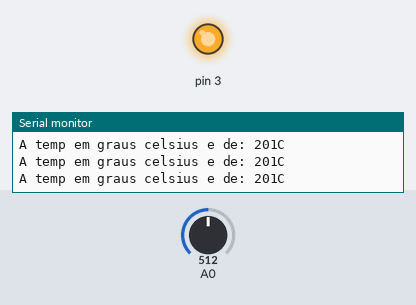
The sketch below on a simulated Arduino Uno, built with avr-gcc and run on an emulated ATmega328P. On the bench: output pins drawn as LEDs (lit = HIGH), the last lines printed to the serial monitor. The inputs (shaded band) are chosen by the test bench; at power-on: A0 = 512.

Above: at 1.2 s.
1.3 s: A0 set to 157
2.8 s: A0 set to 136
At 3.8 s:
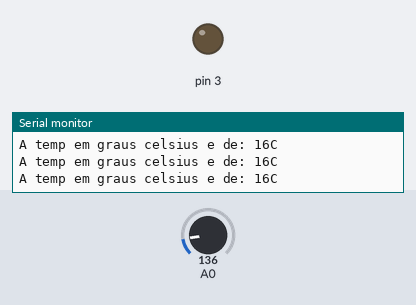
4.3 s: A0 set to 306
At 5.2 s:
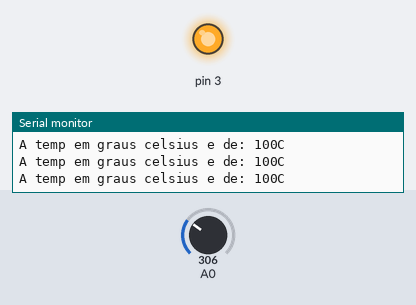
5.8 s: A0 set to 122
At 6.7 s:
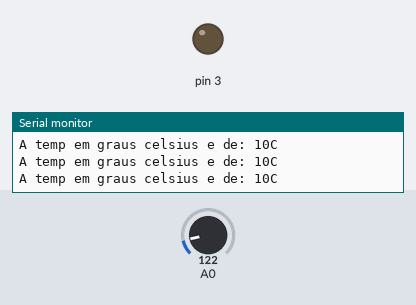
Timing chart, 0 to 8.3 s (numbered marks = the images above; inputs shaded):
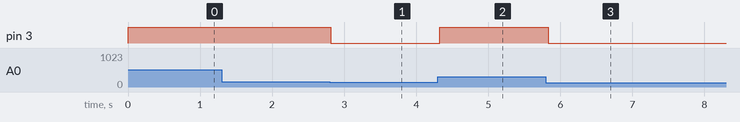

The sketch:

codigo.ino
```cpp
int celsius = 0;
int sensor = 0;


void setup()
{
  pinMode(A0, INPUT);
  pinMode(3, OUTPUT);
  Serial.begin(9600);
}

void loop()
{

sensor = analogRead(A0);

 celsius = map((( sensor - 20) * 3.04), 0, 1023, -40, 125);


  if(celsius > 20)
  {
  digitalWrite(3,HIGH);
  }else
  {
   digitalWrite(3,LOW);
  }


  Serial.print("A temp em graus celsius e de: ");
  Serial.print(celsius);
  Serial.print("C");
  Serial.println("");
  delay(100);

}
```

Measured:
- the behaviour switches between 145 and 144 on A0 (found by bisection; images 0 and 1)
- after the input at 2.8 s, pin 3: HIGH → LOW at once
- after the input at 4.3 s, pin 3: LOW → HIGH at once
- after the input at 5.8 s, pin 3: HIGH → LOW at once
